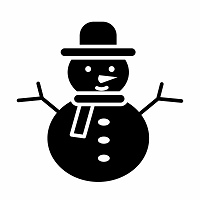
#> input picture 2022_quantum_winter_fest/images/vecteezy_snowman-icon-black-and-white_.png, 200 x 200 px
$ jupyter execute --allow-errors images_with_kernel.ipynb
#> lines starting #> are read from the running program, lines starting #| are printed output that depends on the picture; after the words box and inside, x2 and y2 are one past the last pixel; in counts of white or black regions, pixels touching at a corner belong together
# Kernel based qiskit angle images

## Load and preprocess our data

[cell 1]
# get pandas running
#import numpy as np
import pandas as pd
import numpy as np

from qiskit import QuantumRegister, ClassicalRegister, QuantumCircuit, execute
from qiskit import Aer
from qiskit.utils import QuantumInstance

#from qiskit_ibm_runtime import QiskitRuntimeService, Session, Options, Sampler, Estimator

[cell 2]
#read in image
import cv2
import os
print(os.path.exists(r'.\images\vecteezy_snowman-icon-black-and-white_.png'))


# read the image file
img = cv2.imread(r"./images/vecteezy_snowman-icon-black-and-white_.png", cv2.IMREAD_COLOR)
#> img is the input picture: shape (200, 200, 3); min 0, max 255, mean 192
#print(type(img))

# converting to its binary form
ret, img_thres = cv2.threshold(img, 127, 255, cv2.THRESH_BINARY)
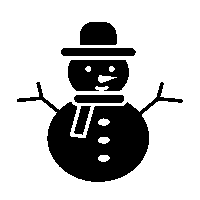
#> img_thres: shape (200, 200, 3); 75.5% white; 6 black regions, box (x1, y1, x2, y2) and area: (17, 82, 183, 182) 6206, (68, 60, 129, 91) 1578, (80, 22, 117, 45) 773, (61, 48, 136, 56) 584, (74, 95, 124, 103) 388, (74, 106, 91, 135) 262

print(type(img_thres))
#| <class 'numpy.ndarray'>
#print(img_thres)
print(img_thres.shape)
#| (200, 200, 3)

print(img_thres[0][0])
#| [255 255 255]
arr=np.ones((200,200))
for y in range(200):
    for x in range(200):
        if img_thres[y][x][0] == 255 and img_thres[y][x][1] == 255 and img_thres[y][x][2] == 255:
            arr[y][x]=-1.0

#print(arr)

[cell 3]
import matplotlib.pyplot as plt

plt.imshow(arr, cmap='gray',vmin=-1.0, vmax=1.0)
plt.colorbar()
plt.show()
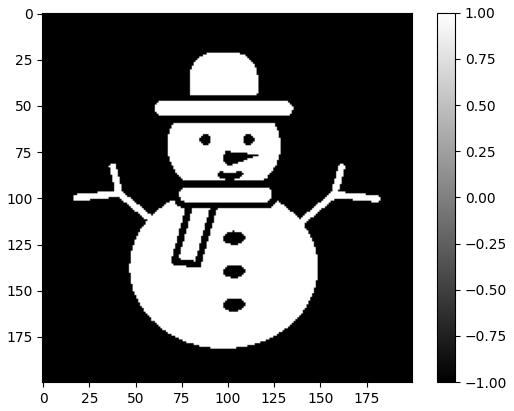
#> figure drawn by matplotlib, 2 panels

[cell 4]
#now create our training and test sets
num_samples = 4000
np.random.seed(42)

rand_base = 100000

# input X (0..1, 0..1) y = -1.0,1.0
X = np.random.rand(num_samples,2)
y = np.zeros(num_samples)

for sample in range(num_samples):
    y[sample]=arr[int(X[sample][0]*200)][int(X[sample][1]*200)]

[cell 5]
from sklearn.model_selection import train_test_split

# split in train and test data
X_train, X_test, y_train, y_test = train_test_split(X, y, test_size=0.33, random_state=42)

#y_train = y_train * 2 - np.ones(len(y_train))  # shift label from {0, 1} to {-1, 1}
#y_test = y_test * 2 - np.ones(len(y_test))  # shift label from {0, 1} to {-1, 1}

print(X_train)
print(y_train)

[cell 6]
for i in range(10):
    print("X = {}, Y = {: d}".format(X_train[i], int(y_train[i])))

print("...")

## Now introduce our kernel

[cell 7]
from qiskit import BasicAer
from qiskit_machine_learning.kernels import QuantumKernel
from qiskit.circuit.library import ZZFeatureMap

from sklearn.svm import SVC

# Create the quantum feature map
#> (the rest of this cell did not finish here and is left out)

Score of 0.92. This seems to be quite good!

#> (a cell that did not finish here is left out)

## Now some results

#> (a cell that did not finish here is left out)

[cell 10]
from sklearn.metrics import f1_score, accuracy_score, recall_score, precision_score
#> (the rest of this cell did not finish here and is left out)

## Recreate picture from predictions

[cell 11]
X_aquidistant = np.zeros((200*200,2))

for y in range(200):
    for x in range(200):
        X_aquidistant[y*200+x][0] = y/200
        X_aquidistant[y*200+x][1] = x/200

print(X_aquidistant)

#> (a cell that did not finish here is left out)

[cell 13]
arr2=np.zeros((200,200))

#> (the rest of this cell did not finish here and is left out)

Not bad for first shot with 4000 samples

### now try with 10000 samples :-)

[cell 14]
#now create our training and test sets
num_samples = 10000
np.random.seed(42)

rand_base = 100000

# input X (0..1, 0..1) y = -1.0,1.0
X = np.random.rand(num_samples,2)
y = np.zeros(num_samples)

for sample in range(num_samples):
    y[sample]=arr[int(X[sample][0]*200)][int(X[sample][1]*200)]

[cell 15]
from sklearn.model_selection import train_test_split

# split in train and test data
X_train, X_test, y_train, y_test = train_test_split(X, y, test_size=0.33, random_state=42)

[cell 16]
from qiskit import BasicAer
from qiskit_machine_learning.kernels import QuantumKernel
from qiskit.circuit.library import ZZFeatureMap

from sklearn.svm import SVC

# Create the quantum feature map
#> (the rest of this cell did not finish here and is left out)

#> (a cell that did not finish here is left out)

[cell 18]
from sklearn.metrics import f1_score, accuracy_score, recall_score, precision_score
#> (the rest of this cell did not finish here and is left out)

[cell 19]
X_aquidistant = np.zeros((200*200,2))

for y in range(200):
    for x in range(200):
        X_aquidistant[y*200+x][0] = y/200
        X_aquidistant[y*200+x][1] = x/200
